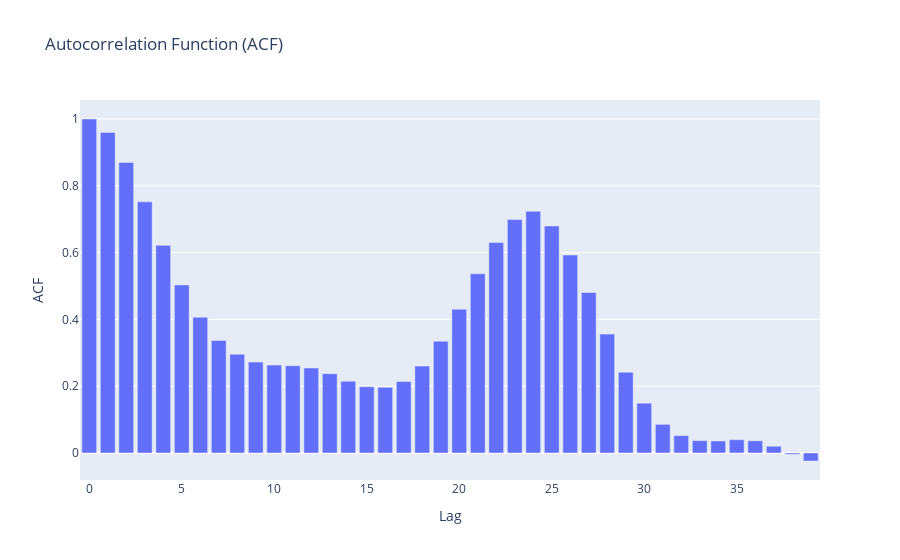

Notebook code cell kept with this figure:
### Code cell
acf_plot = px.bar(df, x='Lag', y='ACF', title='Autocorrelation Function (ACF)')
acf_plot.show()

### Figure 1 — Plotly figure (JSON) as saved in the notebook; plotly's stock layout.template omitted (floating-point values rounded to 4 significant figures)
{"data": [{"alignmentgroup": "True", "hovertemplate": "Lag=%{x}<br>ACF=%{y}<extra></extra>", "legendgroup": "", "marker": {"color": "#636efa", "pattern": {"shape": ""}}, "name": "", "offsetgroup": "", "orientation": "v", "showlegend": false, "textposition": "auto", "type": "bar", "x": [0, 1, 2, 3, 4, 5, 6, 7, 8, 9, 10, 11, 12, 13, 14, 15, 16, 17, 18, 19, 20, 21, 22, 23, 24, 25, 26, 27, 28, 29, 30, 31, 32, 33, 34, 35, 36, 37, 38, 39], "xaxis": "x", "y": [1, 0.9599, 0.8697, 0.7519, 0.6217, 0.5032, 0.4066, 0.3371, 0.2956, 0.2721, 0.2632, 0.2611, 0.2545, 0.2374, 0.215, 0.1984, 0.1964, 0.2138, 0.2602, 0.3347, 0.4305, 0.5365, 0.6302, 0.6988, 0.7235, 0.6798, 0.5927, 0.4805, 0.356, 0.2416, 0.1491, 0.08574, 0.05188, 0.03702, 0.03592, 0.0397, 0.03646, 0.02015, -0.003934, -0.02403], "yaxis": "y"}], "layout": {"barmode": "relative", "legend": {"tracegroupgap": 0}, "title": {"text": "Autocorrelation Function (ACF)"}, "xaxis": {"anchor": "y", "domain": [0, 1], "title": {"text": "Lag"}}, "yaxis": {"anchor": "x", "domain": [0, 1], "title": {"text": "ACF"}}}}
